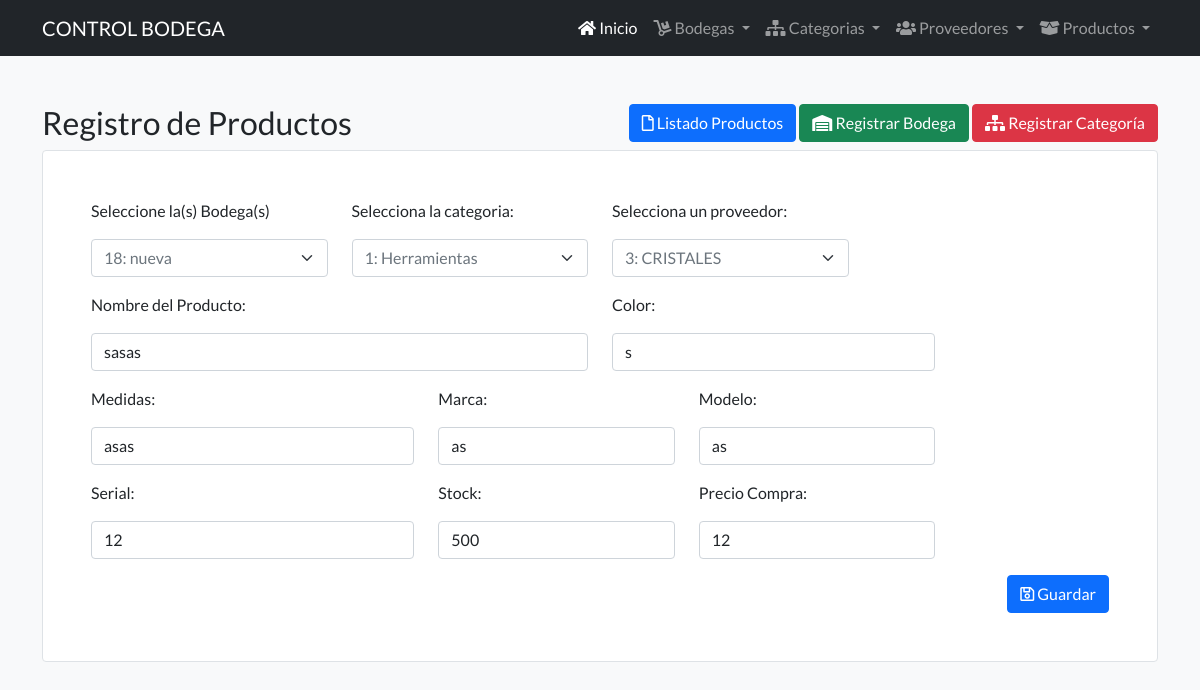
Page /editarproducto/1 on the committed database.
### controlBodega/models.py (models this page shows, shortened)
class Bodega(models.Model): #Datos de las bodegas
    nombreBodega = models.CharField(max_length=100)
    direccionBodega = models.CharField(max_length=200)
    telefonoBodega = models.CharField(max_length=200)
    encargadoBodega = models.CharField(max_length=50)
    creadoBodega = models.DateTimeField(auto_now_add=True)
    def __str__(self):
        return f'{self.id}: {self.nombreBodega}'

class Categoria(models.Model): #Categoria o clasificacion de los productos de inventario
    nombreCategoria = models.CharField(max_length=50)
    creadoCategoria = models.DateTimeField(auto_now_add=True)
    def __str__(self):
        return f'{self.id}: {self.nombreCategoria}'

class Proveedor(models.Model):#proveedores de los productos
    proveedor = models.CharField(max_length=50)
    direccion = models.CharField(max_length=120, blank=True)
    telefono = models.CharField(max_length=20, blank=True)
    correo = models.EmailField(blank=True)
    def __str__(self):
        return f'{self.id}: {self.proveedor}'

class Producto(models.Model):# Registro de productos, Relacion de muchos a Uno
    nombreBodega = models.ForeignKey(Bodega,on_delete=models.SET_NULL, null=True, blank=True)
    proveedor = models.ForeignKey(Proveedor, on_delete=models.SET_NULL, null=True, blank=True)
    nombreCategoria = models.ForeignKey(Categoria, on_delete=models.SET_NULL, null=True)
    nombreProducto = models.CharField(max_length=150)
    nombreColor = models.CharField(max_length=20,verbose_name="Color", blank=True)
    nombreMedidas = models.CharField(max_length=40,blank=True)
    nombreMarca = models.CharField(max_length=20,blank=True, null=True)
    nombreModelo = models.CharField(max_length=20,blank=True)
    nombreSerial = models.CharField(max_length=20, blank=True)
    stockProducto = models.IntegerField()
    precioProducto = models.IntegerField(verbose_name="Precio Compra", blank=True)
    fechaCompra = models.DateField(auto_now_add=True)
    creadoProducto = models.DateTimeField(auto_now_add=True)

### controlBodega/views.py (the view)
# urls.py: path('editarproducto/<int:id>',controlBodega_views.editarProducto, name='editarproducto'),
def editarProducto(request, id):
    consulta = get_object_or_404(Producto, pk=id)
    if request.method =='POST':
        formaProducto = ProductosForm(request.POST, instance=consulta)
        if formaProducto.is_valid():
            formaProducto.save()
            messages.success(request,"Modificado correctamente")
            return redirect('../listadoproductos')
    else:
        formaProducto = ProductosForm(instance=consulta)
    return render(request, 'core/editarProducto.html/', {'formaProducto': formaProducto})

### controlBodega/templates/core/editarProducto.html (shortened to what this page needs)
{% extends 'core/base.html' %}
{% block content %}
  <section class="py-5">
    <div class="container">
      <div class="row">
        <div class="col-md-6">
          <h2>Registro de Productos</h2>
        </div>
        <div class="col-md-6 text-end">
          <a href="{%url 'listadoproductos'%}" class="btn btn-primary"><i class="far fa-file"></i> Listado Productos</a>
          <a href="{%url 'registrobodega'%}" class="btn btn-success"><i class="fas fa-warehouse"></i> Registrar Bodega</a>
          <a href="{%url 'registrocategorias'%}" class="btn btn-danger"><i class="fas fa-sitemap"></i> Registrar Categoría</a>
        </div>
        <div class="col-xs-12">
          <div class="bg-white border rounded p-5">
            <form method="POST" class="row">
                <div class="col-md-3"><p>Seleccione la(s) Bodega(s)</p>
                    {{formaProducto.nombreBodega}}
                </div>
                <div class="col-md-3">
                     <p>Selecciona la categoria:</p>
                    {{formaProducto.nombreCategoria}}
                </div>
                <div class="col-md-3">
                    <p>Selecciona un proveedor:</p>
                    {{formaProducto.proveedor}}
                </div>
                <div class="col-md-6">
                    <p>Nombre del Producto:</p>
                    {{formaProducto.nombreProducto}}
                </div>
                <div class="col-md-4">
                    <p>Color:</p>
                    {{formaProducto.nombreColor}}
                </div>
                <div class="col-md-4">
                    <p>Medidas:</p>
                    {{formaProducto.nombreMedidas}}
                </div>
                <div class="col-md-3">
                    <p>Marca:</p>
                 {{formaProducto.nombreMarca}}
                </div>
                <div class="col-md-3">
                    <p>Modelo:</p>
                    {{formaProducto.nombreModelo}}
                </div>
                <div class="col-md-4">
                    <p>Serial:</p>
                     {{formaProducto.nombreSerial}}
                </div>
                <div class="col-md-3">
                    <p>Stock:</p>
                   {{formaProducto.stockProducto}}
                </div>
                <div class="col-md-3">
                    <p>Precio Compra:</p>
                   {{formaProducto.precioProducto}}
                </div>
                <div class="text-end">
                     <button type="submit" class="btn btn-primary"><i class="far fa-save"></i> Guardar</button>
                </div>
            </form>
          </div>
        </div>
      </div>
    </div>
  </section>
{% endblock %}

### controlBodega/static/core/css/estilos.css (style rules this page uses)
* { margin: 0px; padding: 0px; box-sizing: border-box; }
body { font-family: 'Lato', sans-serif; }

### rows in the picture
Bodega: nombreBodega "18: nueva"
Categoria: nombreCategoria "1: Herramientas"
Proveedor: proveedor "3: CRISTALES"
Producto: nombreProducto "sasas", nombreColor "s", nombreMedidas "asas", nombreMarca "as", nombreModelo "as", nombreSerial "12", stockProducto "500", precioProducto "12"
